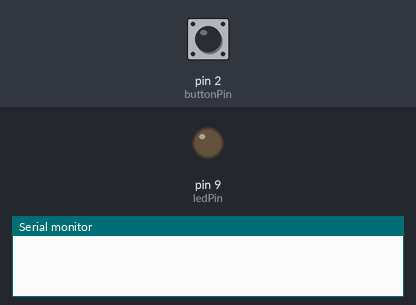
Recording of a sketch running on a simulated Arduino Leonardo, built with avr-gcc and run on an emulated ATmega32U4. Parts: output pins drawn as LEDs (lit = HIGH), the last lines printed to the serial monitor. The inputs (shaded band) are chosen by the test bench; at power-on: pin 2 (buttonPin) HIGH. Random numbers use the default seed unless the sketch sets one.

Above: at 1.2 s.
1.3 s: pin 2 (buttonPin) pulled LOW for 0.15 s
At 1.7 s:
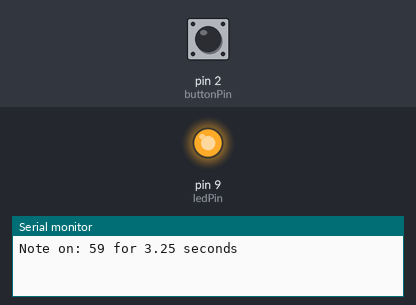
6.9 s: pin 2 (buttonPin) pulled LOW for 3.2 s
At 12.0 s:
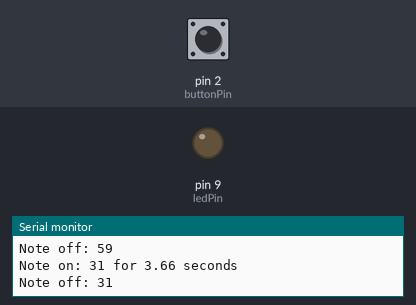
Timing chart, 0 to 13.5 s (numbered marks = the images above; inputs shaded):
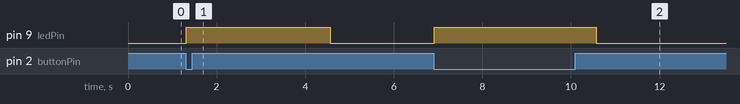

The sketch:

midi_delirium_controller_v3.ino
```cpp
#include <MIDIUSB.h>  // Librería que permite enviar mensajes MIDI a través del puerto USB

// Definir los pines para el botón y el LED
const int buttonPin = 2;   // Pin donde está conectado el botón
const int ledPin = 9;      // Pin donde está conectado el LED

// Variables para almacenar datos de la nota MIDI y el estado del botón
byte randNote = 0;         // Almacena la nota aleatoria que se generará
int buttonState = LOW;     // Estado actual del botón (presionado o no)
int buttonPState = LOW;    // Estado anterior del botón, para detectar cambios
bool notePlaying = false;  // Indica si una nota está actualmente sonando

// Variables para controlar la duración de la nota y el debounce del botón
unsigned long noteStartTime = 0;  // Marca de tiempo cuando la nota empezó a sonar
unsigned long noteDuration = 0;   // Duración de la nota en milisegundos
unsigned long lastDebounceTime = 0; // Marca de tiempo para controlar el rebote del botón
unsigned long debounceDelay = 10;   // Retraso de debounce en milisegundos (tiempo para evitar rebotes)
int BUTTON_CH = 0;  // Canal MIDI (usado para enviar las notas)

void setup() {
  Serial.begin(9600);  // Inicia la comunicación con la consola serie para depuración
  pinMode(buttonPin, INPUT_PULLUP);  // Configura el pin del botón como entrada con resistencia interna
  pinMode(ledPin, OUTPUT);           // Configura el pin del LED como salida
}

void loop() {
  buttons();          // Llama a la función para controlar el botón
  checkNoteDuration();  // Verifica si la nota debe dejar de sonar
}

// Esta función detecta cuando el botón es presionado o liberado
void buttons() {
  int reading = digitalRead(buttonPin);  // Lee el estado actual del botón

  // Si el estado del botón ha cambiado desde la última lectura, reinicia el temporizador de debounce
  if (reading != buttonPState) {
    lastDebounceTime = millis();  // Guarda el tiempo actual
  }

  // Si ha pasado más tiempo que el retraso de debounce, entonces actualizamos el estado del botón
  if ((millis() - lastDebounceTime) > debounceDelay) {
    if (reading != buttonState) {  // Si el estado actual es diferente al anterior
      buttonState = reading;       // Actualiza el estado del botón

      // Si el botón está presionado (LOW), generamos o modificamos una nota
      if (buttonState == LOW) {
        if (!notePlaying) {  // Si no hay ninguna nota sonando actualmente
          randNote = random(22, 108);  // Genera una nota aleatoria entre 22 y 107
          noteOn(BUTTON_CH, randNote, 127);  // Envia un mensaje MIDI para iniciar la nota
          MidiUSB.flush();  // Envía inmediatamente los datos MIDI

          noteDuration = random(2000, 5000);  // Asigna una duración aleatoria a la nota (2 a 5 segundos)
          noteStartTime = millis();  // Guarda el tiempo actual como inicio de la nota
          notePlaying = true;  // Marca que una nota está sonando
          digitalWrite(ledPin, HIGH);  // Enciende el LED para indicar que la nota está activa

          // Imprime en la consola el número de la nota y su duración en segundos
          Serial.print("Note on: ");
          Serial.print(randNote);
          Serial.print(" for ");
          Serial.print(noteDuration / 1000.0);  // Convierte de milisegundos a segundos
          Serial.println(" seconds");

        } else {
          modifyNoteProperties();  // Si la nota está sonando, modificamos sus propiedades
        }
      }
    }
  }
  buttonPState = reading;  // Guarda el estado del botón para la próxima lectura
}

// Esta función revisa si la duración de la nota ya ha terminado
void checkNoteDuration() {
  if (notePlaying && (millis() - noteStartTime >= noteDuration)) {  // Si la nota está sonando y ha pasado su duración
    noteOff(BUTTON_CH, randNote, 0);  // Envía un mensaje MIDI para detener la nota
    MidiUSB.flush();  // Envía inmediatamente los datos MIDI
    digitalWrite(ledPin, LOW);  // Apaga el LED indicando que la nota ha terminado
    notePlaying = false;  // Marca que ya no hay ninguna nota sonando

    // Imprime en la consola que la nota se ha apagado
    Serial.print("Note off: ");
    Serial.println(randNote);
  }
}

// Esta función modifica las propiedades de la nota (tono y velocidad) mientras está sonando
void modifyNoteProperties() {
  byte newVelocity = random(30, 127);  // Genera una nueva velocidad (volumen) aleatoria
  byte newPitch = randNote + random(-2, 3);  // Ajusta la nota aleatoriamente dentro de un rango pequeño
  newPitch = constrain(newPitch, 22, 107);  // Asegura que el tono esté dentro del rango permitido

  noteOff(BUTTON_CH, randNote, 0);  // Apaga la nota actual
  noteOn(BUTTON_CH, newPitch, newVelocity);  // Envia un mensaje MIDI para tocar la nueva nota con el nuevo volumen
  MidiUSB.flush();  // Envía inmediatamente los datos MIDI

  randNote = newPitch;  // Actualiza la variable de la nota con el nuevo valor

  // Imprime en la consola los detalles de la modificación
  Serial.print("Note modified: Pitch ");
  Serial.print(newPitch);
  Serial.print(", Velocity ");
  Serial.println(newVelocity);
}

// Función para enviar una nota "on" (nota activada) como mensaje MIDI
void noteOn(byte channel, byte pitch, byte velocity) {
  midiEventPacket_t noteOn = { 0x09, 0x90 | channel, pitch, velocity };  // Crea un paquete MIDI "Note On"
  MidiUSB.sendMIDI(noteOn);  // Envía el mensaje MIDI
}

// Función para enviar una nota "off" (nota desactivada) como mensaje MIDI
void noteOff(byte channel, byte pitch, byte velocity) {
  midiEventPacket_t noteOff = { 0x08, 0x80 | channel, pitch, velocity };  // Crea un paquete MIDI "Note Off"
  MidiUSB.sendMIDI(noteOff);  // Envía el mensaje MIDI
}
```

Measured:
- after the input at 1.3 s, pin 9 (ledPin): LOW → HIGH at once, → LOW 3.2 s later
- after the input at 6.9 s, pin 9 (ledPin): LOW → HIGH at once, → LOW 3.7 s later
